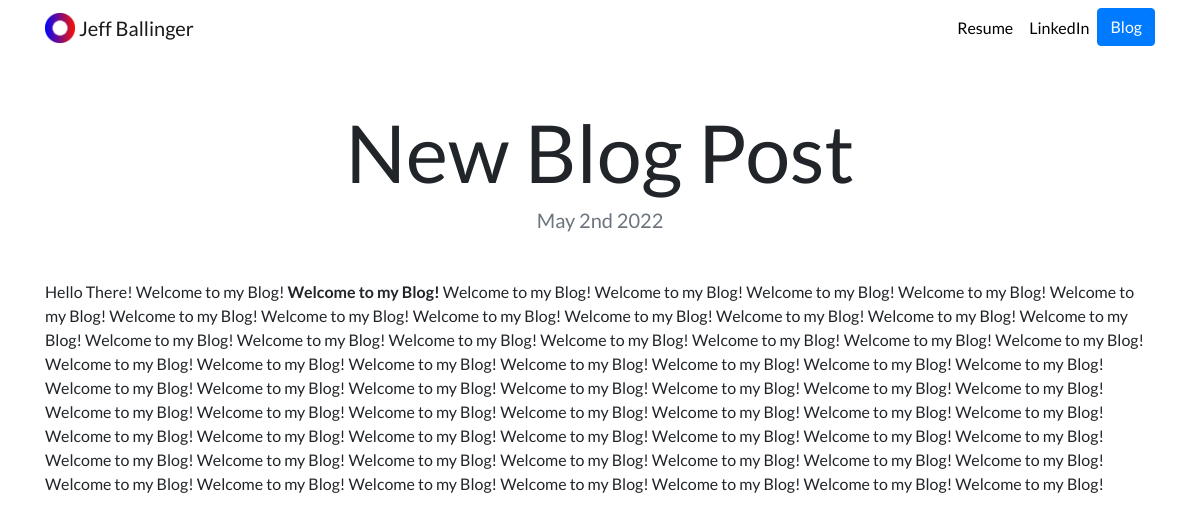
Page /blog/1/ on the committed database.
### blog/models.py (models this page shows, shortened)
class Blog(models.Model):
    title = models.CharField(max_length=200)
    description = models.TextField()
    date_published = models.DateField()

### blog/views.py (the view)
# urls.py: path('<int:blog_id>/', views.detail, name='detail'),
def detail(request, blog_id):
    blog = get_object_or_404(Blog, pk=blog_id)
    return render(request, 'blog/detail.html', {'blog': blog})

### blog/templates/blog/detail.html
{% extends "portfolio/base.html" %}
{% load static %}
{% block content %}
    <h1 class="text-center mt-5" id="blogdetailtitle">{{ blog.title }}</h1>
    <h5 class="text-center text-muted mb-5">{{ blog.date_published|date:'F jS Y' }}</h5>
    {{ blog.description|safe }}
{% endblock %}

### portfolio/static/portfolio/custom.css (style rules this page uses)
body { font-family: 'Lato', sans-serif; }
@media (min-width: 992px) { #blogdetailtitle { font-size: 5rem; } }

### rows in the picture
Blog: title "New Blog Post", date_published "May 2nd 2022", description "Hello There! Welcome to my Blog! Welcome to my Blog! Welcome to my Blog! Welcome to my Blog! Welcome to my Blog! Welcome to my Blog! Welcome to my Blog! Welcome to my Blog! Welcome to my Blog! Welcome to my Blog! Welcome to my Blog! Welcome to my Blog! Welcome to my Blog! Welcome to my Blog! Welcome to my Blog! Welcome to my Blog! Welcome to my Blog! Welcome to my Blog! Welcome to my Blog! Welcome to my Blog! Welcome to my Blog! Welcome to my Blog! Welcome to my Blog! Welcome to my Blog! Welcome to my Blog! Welcome to my Blog! Welcome to my Blog! Welcome to my Blog! Welcome to my Blog! Welcome to my Blog! Welcome to my Blog! Welcome to my Blog! Welcome to my Blog! Welcome to my Blog!…"
